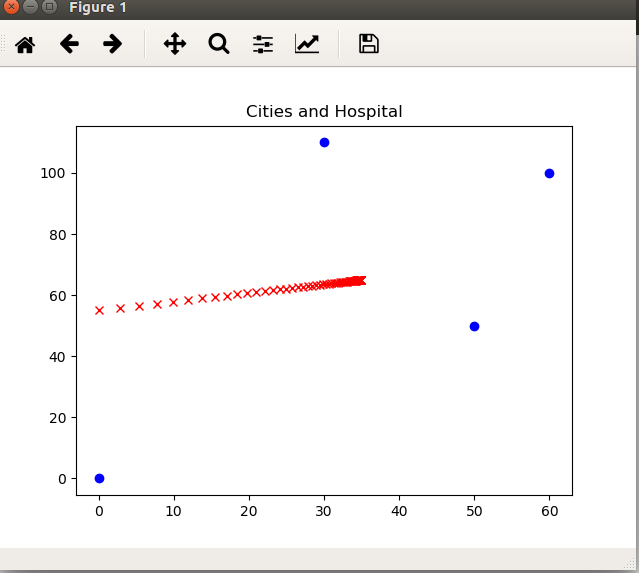

Write the Python code that produced this figure.
#Siddharth Vadgama
#UTA ID-1001397508	
import numpy as np
import matplotlib.pyplot as plt
def cost(cities,hospital):
        sum=0
        for i in range(0,len(cities)):
                sum+=(cities[i][0]-hospital[0])*(cities[i][0]-hospital[0])+(cities[i][1]-hospital[1])*(cities[i][1]-hospital[1])
        return sum
def cost_x(cities,hospital):
	sum=0
	for i in range(0,len(cities)):
		sum+=2*(-1*cities[i][0]+hospital[0])
	return sum
	
def cost_y(cities,hospital):
	sum=0
	for i in range(0,len(cities)):
		sum+=2*(-1*cities[i][1]+hospital[1])
	return sum

def positionHospital(c, h, alpha, tol) :
    i=0
    res = np.array([[]])
    res=np.append(res,h)
    while True:
    	
        h1=h[0]-alpha*cost_x(c,h)
        h2=h[1]-alpha*cost_y(c,h)
        temp=np.array([h1,h2])
        temp2=np.array([temp])
        res=np.append(res,temp2)
        print('k=',i,'\tcost=',cost(c,h),'\tgrad=[',cost_x(c,h),',',cost_y(c,h),']','\thospital',temp)
        if (np.linalg.norm((temp-h),2)<tol):
    	    break
        h=temp
    	
        i=i+1
    res=np.reshape(res,(int(len(res)/2),2))
    return res	

def plotCoor(cities, hospital):
    #print(hospital)
    #print(np.shape(hospital))
    plt.plot(cities[:,0],cities[:,1],'ob')
    plt.plot(hospital[:,0],hospital[:,1],'xr')
    plt.title('Cities and Hospital')
    plt.show()


###################  main  ###################
if __name__ == "__main__":
    #  coordinates of cities
    cities = np.array([[ 0,   0],
                       [30, 110],
                       [60, 100],
                       [50,  50]])
    
    #   initial coordinates of hospital
    hosp = np.array([0, 55])
    alpha = 0.01
    tol = 1
    
    hNew = positionHospital(cities, hosp, alpha, tol) 
    plotCoor(cities, hNew)
    
